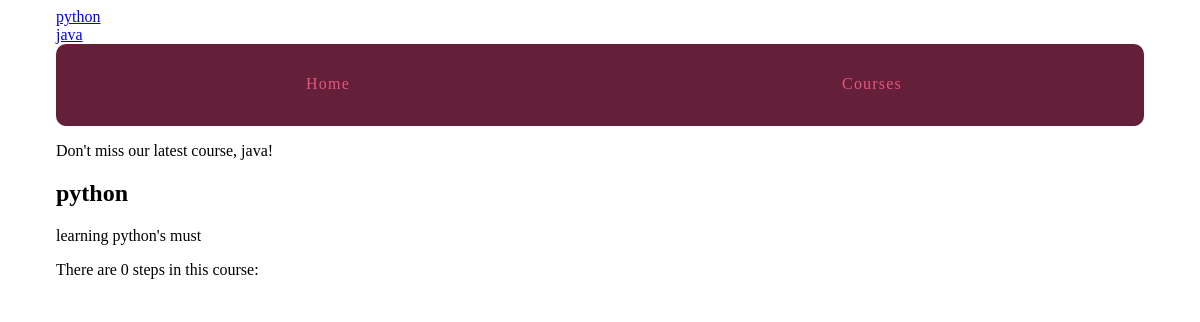
The page /courses/1/ on the database as committed earlier.
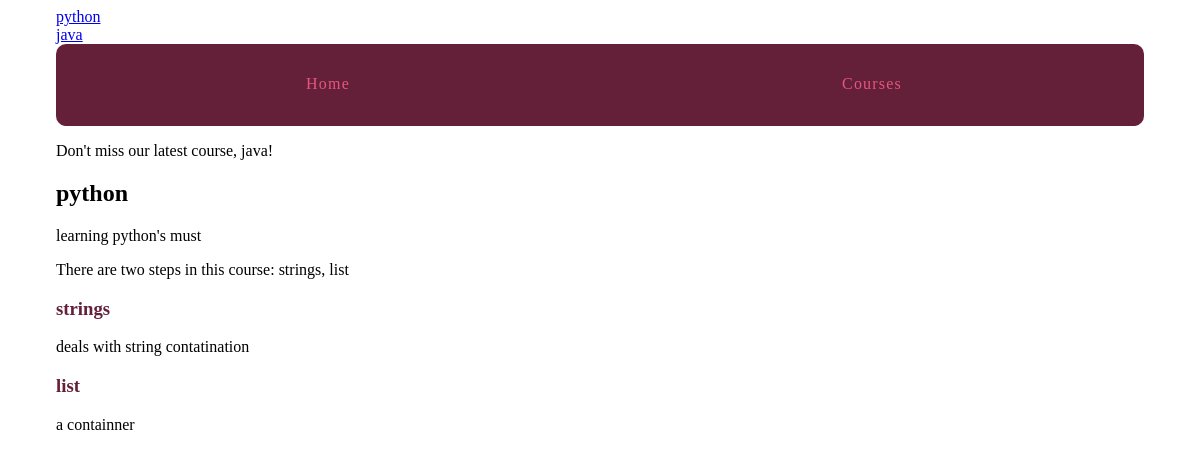
The same page on the database as committed later.
### courses/models.py (models this page shows)
class Course(models.Model):
	created_at = models.DateTimeField(auto_now_add=True)
	title = models.CharField(max_length=255)
	description = models.TextField()
	def __str__(self):
		return self.title

class Step(models.Model):
	title = models.CharField(max_length=255)
	description = models.TextField()
	content =models.TextField(blank=True, default='')
	order = models.IntegerField(default=0)
	course = models.ForeignKey(Course)
	class Meta:
		ordering = ['order',]
	def __str__(self):
		return self.title

### courses/views.py (the view)
# urls.py: url(r'(?P<pk>\d+)/$', views.course_detail, name='detail'),
def course_detail(request,pk):
	course = get_object_or_404(Course,pk=pk)
	return render(request, 'courses/course_detail.html',{'course':course})

### courses/templatetags/course_extras.py (called while the page is built)
@register.simple_tag
def newest_course():
	return Course.objects.latest('created_at')

@register.inclusion_tag('courses/course_nav.html')
def nav_courses_list():
	courses = Course.objects.all()
	return {'courses':courses}

@register.filter('markdown_to_html')
def markdown_to_html(markdown_text):
	html_body = markdown2.markdown(markdown_text)
	return html_body

### courses/templates/courses/course_detail.html (shortened to what this page needs)
{% extends "layout.html" %}
{% load humanize %}
{% load course_extras %}
{% block content %}
<article>
<h2>  {{course.title}} </h2>
   {{course.description|markdown_to_html|safe}}
   <p>  There are {{course.step_set.count|apnumber}} step{{course.step_set.count|pluralize}} in this course: {{ course.step_set.all|join:", "}}            </p>
   <section>
       {%  for step in course.step_set.all %}
       <h3>
            <a href="{% url 'courses:step' course_pk=step.course.pk step_pk=step.pk %}"	>{{step.title}} </a>
       </h3>
       {{step.description}}
       {% endfor %}
   </section>
 </article>
{% endblock %}

### templates/layout.html (shortened to what this page needs)
{% load static from staticfiles %}
{% load course_extras %}
<!doctype html>
<html>
     <head>
         <link rel="stylesheet" href="{% static 'css/layout.css' %}">
     </head>
      <body>
      <div class="site-container">
        <div> {% nav_courses_list %}  </div>
      	<nav>
      		<a href="{% url 'views.hello_world' %}"> Home </a>
      		<a  href= "{% url 'courses:list' %} "> Courses</a>
      	</nav>
        <p> Don't miss our latest course, {% newest_course %}!</p>
      	{%  block content %}
      	{% endblock %}
      </div>
      </body>
</html>

### courses/templates/courses/course_nav.html
{% for course in courses %}
   <div> <a href="{% url 'courses:detail' pk=course.pk %}"> {{course.title}}  </a>  </div>
{% endfor %}

### assets/css/layout.css (style rules this page uses)
html { box-sizing: border-box; }
*, *::after, *::before { box-sizing: inherit; }
.site-container { max-width: 68em; margin-left: auto; margin-right: auto; }
.site-container::after { clear: both; content: ""; display: table; }
.site-container nav { width: 100%; display: table; width: 100%; table-layout: fixed; border-bottom-left-radius: 10px; border-bottom-right-radius: 10px; border-top-left-radius: 10px; border-top-right-radius: 10px; border-bottom-left-radius: 10px; border-top-left-radius: 10px; border-bottom-right-radius: 10px; border-top-right-radius: 10px; background-color: #642039; margin-bottom: 1em; overflow: hidden; }
.site-container nav a { display: table-cell; width: 8.33333%; padding: 10px; border-bottom: 2px solid #642039; color: #e6557e; letter-spacing: 0.075em; line-height: 60px; text-align: center; text-decoration: none; }
article h2 a, article h3 a { color: #642039; text-decoration: none; }

Rows that differ between the two databases and show on the page:
shown differently, row unchanged: Course "python": step_set.count|apnumber "0" → "two"; step_set.all (not shown) → "strings, list"
added Step: title "strings", description "deals with string contatination"
added Step: title "list", description "a containner"
